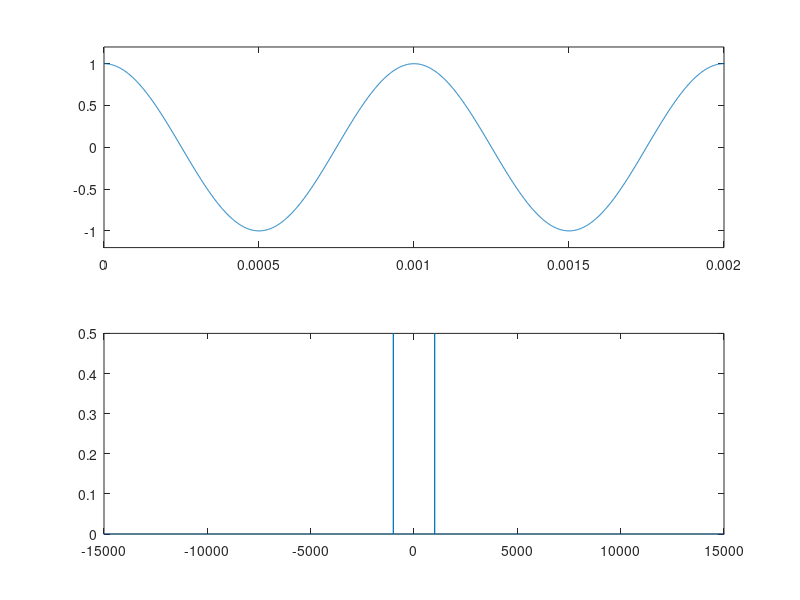
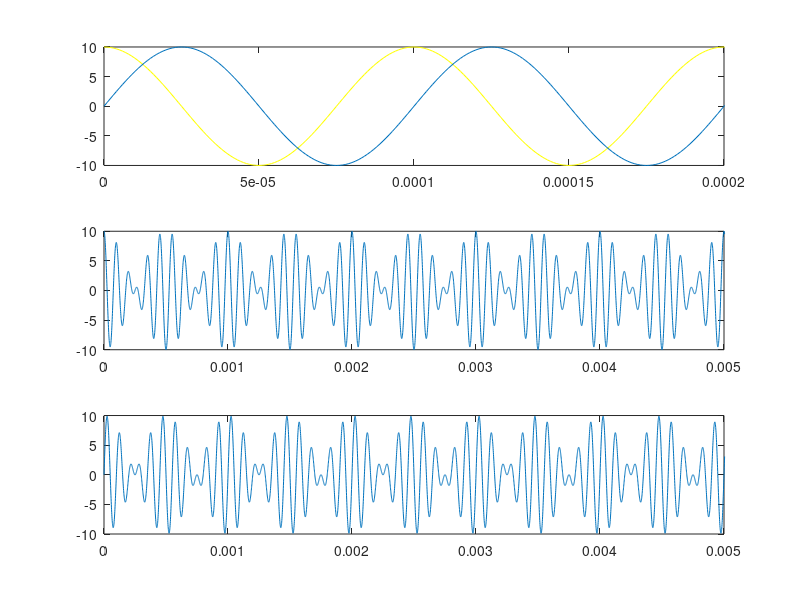
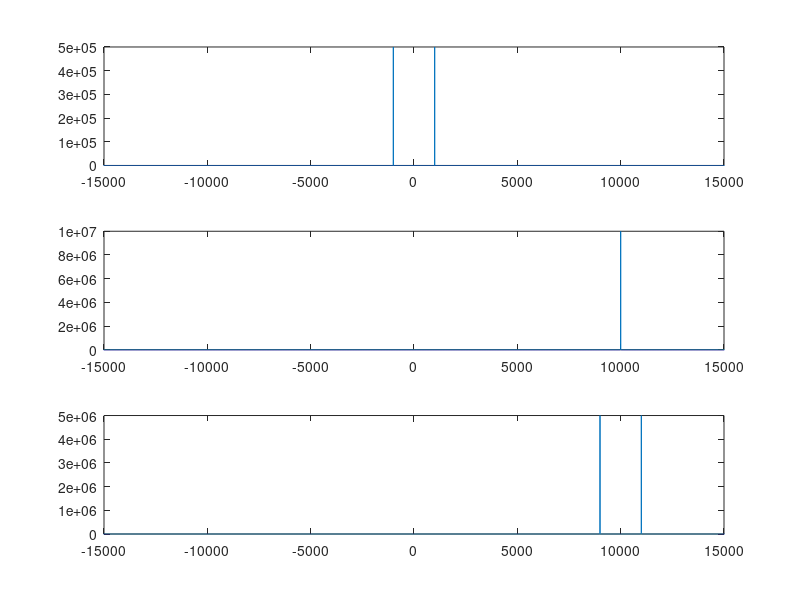

Reproduce these figures in MATLAB, in order.
clear all;
close all;
clc

A = 1;
fm = 1e3;
fc = 10e3;
N = 100;
fs = N*fc;

ts = 1/fs;
t_final = 1;
t = [0:ts:t_final];

y = A*cos(2*pi*fm*t);
c = 10*exp(j*2*pi*t*fc);
s = y.*c;

T = length(y);
f = [-fs/2:1:fs/2];

Y = fft(y);
Y = fftshift(Y);

C = fft(c);
C = fftshift(C);

S = fft(s);
S = fftshift(S);

%FILTROS
wn1 = (2e3)*2/fs;
filtro_PB = fir1(50,wn1,'low');
st_filt_PB = filter(filtro_PB,1,s);

figure(1)
subplot(211)
plot(t,y)
axis([0 2*(1/fm) -1.2*A 1.2*A])
subplot(212)
plot(f,abs(Y)/length(y))
xlim([-15e3 15e3])
figure(2)
subplot(311)
plot(t,real(c),'y')
xlim([0 2*(1/fc)])
hold on
plot(t,imag(c))
hold off
subplot(312)
plot(t,real(s))
xlim([0 50*(1/fc)])
subplot(313)
plot(t,imag(s))
xlim([0 50*(1/fc)])
figure(3)
subplot(311)
plot(f,abs(Y))
xlim([-15e3 15e3])
subplot(312)
plot(f,abs(C))
xlim([-15e3 15e3])
subplot(313)
plot(f,abs(S))
xlim([-15e3 15e3])



